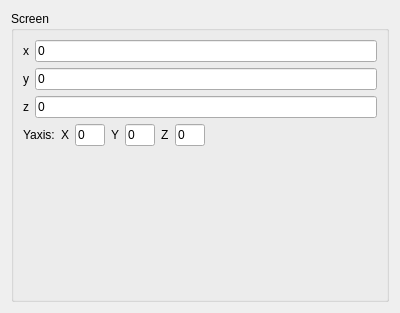
<?xml version="1.0" encoding="UTF-8"?>
<ui version="4.0">
 <class>ScreenData</class>
 <widget class="QWidget" name="ScreenData">
  <property name="geometry">
   <rect>
    <x>0</x>
    <y>0</y>
    <width>400</width>
    <height>313</height>
   </rect>
  </property>
  <property name="windowTitle">
   <string>Form</string>
  </property>
  <layout class="QVBoxLayout" name="verticalLayout">
   <item>
    <widget class="QGroupBox" name="groupBox">
     <property name="title">
      <string>Screen</string>
     </property>
     <layout class="QVBoxLayout" name="verticalLayout_2">
      <item>
       <layout class="QVBoxLayout" name="verticalLayout_3">
        <item>
         <layout class="QHBoxLayout" name="horizontalLayout">
          <item>
           <widget class="QLabel" name="label_2">
            <property name="text">
             <string>x</string>
            </property>
           </widget>
          </item>
          <item>
           <widget class="QLineEdit" name="lineEdit">
            <property name="sizePolicy">
             <sizepolicy hsizetype="Expanding" vsizetype="Fixed">
              <horstretch>0</horstretch>
              <verstretch>0</verstretch>
             </sizepolicy>
            </property>
            <property name="maximumSize">
             <size>
              <width>16777215</width>
              <height>16777215</height>
             </size>
            </property>
            <property name="text">
             <string>0</string>
            </property>
           </widget>
          </item>
         </layout>
        </item>
        <item>
         <layout class="QHBoxLayout" name="horizontalLayout_3">
          <item>
           <widget class="QLabel" name="label_3">
            <property name="text">
             <string>y</string>
            </property>
           </widget>
          </item>
          <item>
           <widget class="QLineEdit" name="lineEdit_2">
            <property name="maximumSize">
             <size>
              <width>16777215</width>
              <height>16777215</height>
             </size>
            </property>
            <property name="text">
             <string>0</string>
            </property>
           </widget>
          </item>
         </layout>
        </item>
        <item>
         <layout class="QHBoxLayout" name="horizontalLayout_4">
          <item>
           <widget class="QLabel" name="label_4">
            <property name="text">
             <string>z</string>
            </property>
           </widget>
          </item>
          <item>
           <widget class="QLineEdit" name="lineEdit_3">
            <property name="maximumSize">
             <size>
              <width>16777215</width>
              <height>16777215</height>
             </size>
            </property>
            <property name="text">
             <string>0</string>
            </property>
           </widget>
          </item>
         </layout>
        </item>
       </layout>
      </item>
      <item>
       <layout class="QHBoxLayout" name="horizontalLayout_2">
        <item>
         <widget class="QLabel" name="label_5">
          <property name="text">
           <string>Yaxis:</string>
          </property>
         </widget>
        </item>
        <item>
         <widget class="QLabel" name="label_6">
          <property name="text">
           <string>X</string>
          </property>
         </widget>
        </item>
        <item>
         <widget class="QLineEdit" name="lineEdit_4">
          <property name="maximumSize">
           <size>
            <width>30</width>
            <height>16777215</height>
           </size>
          </property>
          <property name="text">
           <string>0</string>
          </property>
         </widget>
        </item>
        <item>
         <widget class="QLabel" name="label_7">
          <property name="text">
           <string>Y</string>
          </property>
         </widget>
        </item>
        <item>
         <widget class="QLineEdit" name="lineEdit_5">
          <property name="maximumSize">
           <size>
            <width>30</width>
            <height>16777215</height>
           </size>
          </property>
          <property name="text">
           <string>0</string>
          </property>
         </widget>
        </item>
        <item>
         <widget class="QLabel" name="label_8">
          <property name="text">
           <string>Z</string>
          </property>
         </widget>
        </item>
        <item>
         <widget class="QLineEdit" name="lineEdit_6">
          <property name="maximumSize">
           <size>
            <width>30</width>
            <height>16777215</height>
           </size>
          </property>
          <property name="text">
           <string>0</string>
          </property>
         </widget>
        </item>
        <item>
         <spacer name="horizontalSpacer_2">
          <property name="orientation">
           <enum>Qt::Horizontal</enum>
          </property>
          <property name="sizeHint" stdset="0">
           <size>
            <width>40</width>
            <height>20</height>
           </size>
          </property>
         </spacer>
        </item>
       </layout>
      </item>
      <item>
       <spacer name="verticalSpacer">
        <property name="orientation">
         <enum>Qt::Vertical</enum>
        </property>
        <property name="sizeHint" stdset="0">
         <size>
          <width>20</width>
          <height>40</height>
         </size>
        </property>
       </spacer>
      </item>
     </layout>
    </widget>
   </item>
  </layout>
 </widget>
 <resources/>
 <connections/>
</ui>
